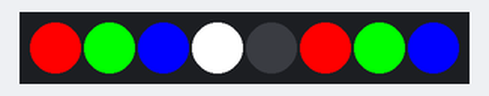
Bench run of a program on a simulated ESP8266 (NodeMCU). On the bench: 8 RGB LEDs in strip order, left to right.

Above: at 0.1 s.
At 1.1 s:
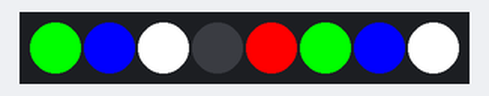
At 2.1 s:
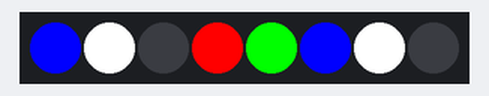
At 3.1 s:
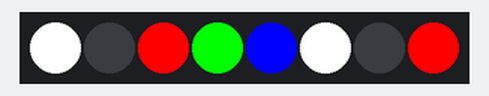
At 4.1 s:
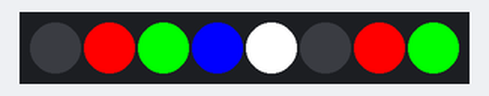
Timing chart, 0 to 130.0 s (numbered marks = the images above):
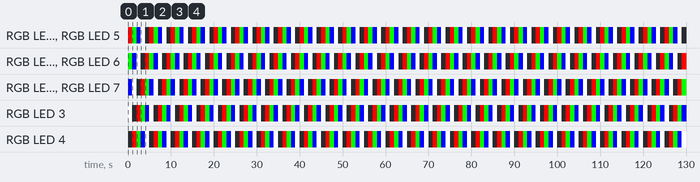

The program:

main.cpp
```cpp
#include <Arduino.h>
#include <NeoPixelBus.h>

constexpr uint8_t  kLedPin   = 2;
constexpr uint16_t kLedCount = 8;

NeoPixelBus<NeoGrbFeature, NeoEsp8266AsyncUart1800KbpsMethod> strip(kLedCount, kLedPin);
RgbColor red(255, 0, 0);
RgbColor green(0, 255, 0);
RgbColor blue(0, 0, 255);
RgbColor white(255);
RgbColor black(0);
uint8_t count = 0;

void setup() {
  pinMode(kLedPin, OUTPUT);

  strip.Begin();
  strip.Show();
}

void loop() {
  for ( int i = 0; i < kLedCount; i++ ) {
    switch ( (count + i) % 5 ) {
      case 0: strip.SetPixelColor(i, red  ); break;
      case 1: strip.SetPixelColor(i, green); break;
      case 2: strip.SetPixelColor(i, blue ); break;
      case 3: strip.SetPixelColor(i, white); break;
      case 4: strip.SetPixelColor(i, black); break;
    }
  }
  strip.Show();

  count++;

  delay(1000);  // [ms]
}
```

Measured:
- by itself, RGB LED 3: repeats every 5.0 s: off 1.0 s, RGB(255, 0, 0) 1.0 s, RGB(0, 255, 0) 1.0 s, RGB(0, 0, 255) 1.0 s, RGB(255, 255, 255) 1.0 s
- by itself, RGB LED 1, RGB LED 6: repeats every 5.0 s: RGB(0, 0, 255) 1.0 s, RGB(255, 255, 255) 1.0 s, off 1.0 s, RGB(255, 0, 0) 1.0 s, RGB(0, 255, 0) 1.0 s
- by itself, RGB LED 2, RGB LED 7: repeats every 5.0 s: RGB(255, 255, 255) 1.0 s, off 1.0 s, RGB(255, 0, 0) 1.0 s, RGB(0, 255, 0) 1.0 s, RGB(0, 0, 255) 1.0 s
- what the display in image 1 shows lasts 1.0 s, from 1.0 s to 2.0 s
